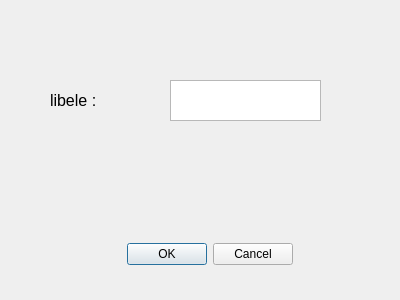
<?xml version="1.0" encoding="UTF-8"?>
<ui version="4.0">
 <class>Dialog</class>
 <widget class="QDialog" name="Dialog">
  <property name="geometry">
   <rect>
    <x>0</x>
    <y>0</y>
    <width>400</width>
    <height>300</height>
   </rect>
  </property>
  <property name="windowTitle">
   <string>Dialog</string>
  </property>
  <widget class="QDialogButtonBox" name="buttonBox">
   <property name="geometry">
    <rect>
     <x>100</x>
     <y>240</y>
     <width>193</width>
     <height>28</height>
    </rect>
   </property>
   <property name="orientation">
    <enum>Qt::Horizontal</enum>
   </property>
   <property name="standardButtons">
    <set>QDialogButtonBox::Cancel|QDialogButtonBox::Ok</set>
   </property>
  </widget>
  <widget class="QLabel" name="label">
   <property name="geometry">
    <rect>
     <x>50</x>
     <y>80</y>
     <width>101</width>
     <height>41</height>
    </rect>
   </property>
   <property name="font">
    <font>
     <pointsize>12</pointsize>
    </font>
   </property>
   <property name="autoFillBackground">
    <bool>true</bool>
   </property>
   <property name="text">
    <string>libele : </string>
   </property>
  </widget>
  <widget class="QTextEdit" name="textEdit">
   <property name="geometry">
    <rect>
     <x>170</x>
     <y>80</y>
     <width>151</width>
     <height>41</height>
    </rect>
   </property>
  </widget>
 </widget>
 <resources/>
 <connections>
  <connection>
   <sender>buttonBox</sender>
   <signal>accepted()</signal>
   <receiver>Dialog</receiver>
   <slot>accept()</slot>
   <hints>
    <hint type="sourcelabel">
     <x>248</x>
     <y>254</y>
    </hint>
    <hint type="destinationlabel">
     <x>157</x>
     <y>274</y>
    </hint>
   </hints>
  </connection>
  <connection>
   <sender>buttonBox</sender>
   <signal>rejected()</signal>
   <receiver>Dialog</receiver>
   <slot>reject()</slot>
   <hints>
    <hint type="sourcelabel">
     <x>316</x>
     <y>260</y>
    </hint>
    <hint type="destinationlabel">
     <x>286</x>
     <y>274</y>
    </hint>
   </hints>
  </connection>
 </connections>
</ui>
